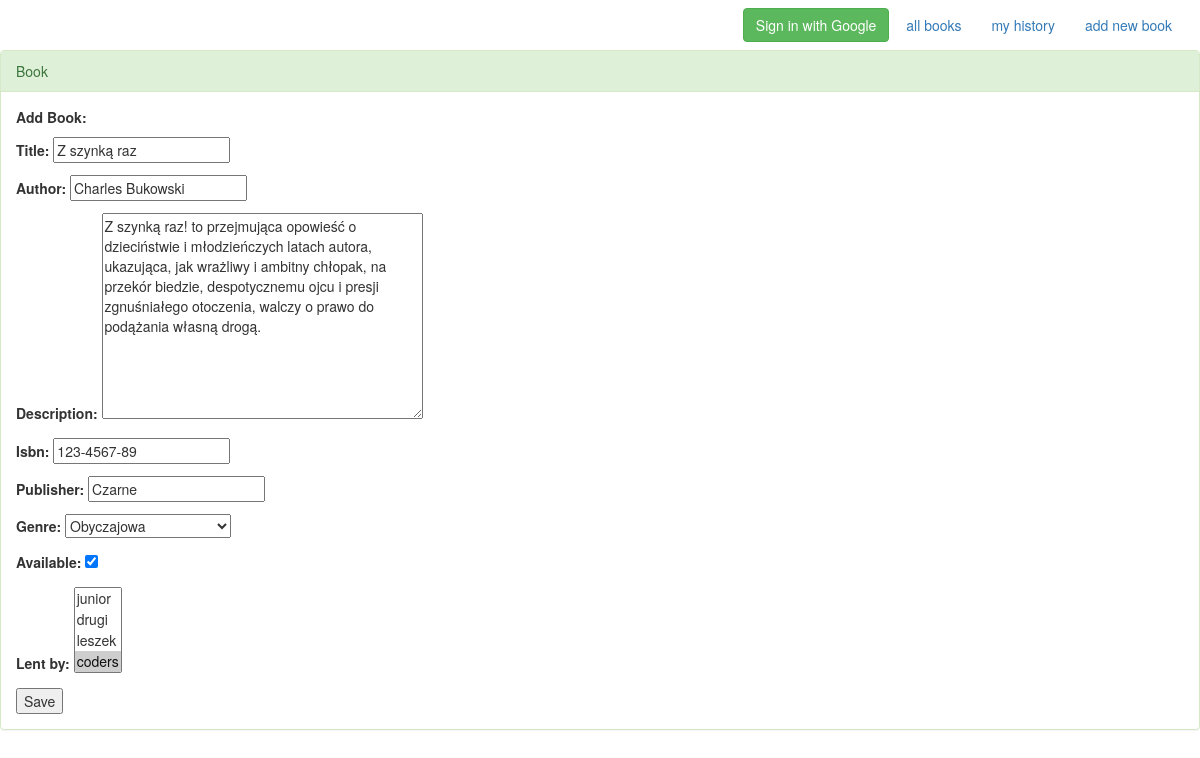
Page /book_edit/1 on the committed database.
### books/models.py (models this page shows, shortened)
class Book(models.Model):
    title = models.CharField(max_length=128)
    author = models.CharField(max_length=128)
    description = models.TextField(null=True, blank=True)
    isbn = models.CharField(max_length=17)
    publisher = models.CharField(max_length=128)
    genre = models.IntegerField(choices=GENRES)
    available = models.BooleanField(default=True)
    lent_by = models.ManyToManyField(User, through='Logs')

### books/views.py (the view)
# urls.py: url(r'^book_edit/(?P<pk>\d+)/?$', BookUpdateGeneric.as_view(), name='book-edit'),
class BookUpdateGeneric(UpdateView):
    model = Book
    fields = '__all__'
    success_url = '/all'

### books/templates/books/book_form.html (shortened to what this page needs)
{% extends 'books/base_template.html' %}
{% block content %}
    <div class="panel panel-success">
        <div class="panel-heading">
            Book
        </div>
        <div class="panel-body">
            <p><b>Add Book:</b></p>
            <div>
                <form action="" method="post">
                    {{ form.as_p }}
                    <input type="submit" value="Save">
                </form>
            </div>
        </div>
    </div>
{% endblock %}

### rows in the picture
Book: title "Z szynką raz", author "Charles Bukowski", description "Z szynką raz! to przejmująca opowieść o dzieciństwie i młodzieńczych latach autora, ukazująca, jak wrażliwy i ambitny chłopak, na przekór biedzie, despotycznemu ojcu i presji zgnuśniałego otoczenia, walczy o prawo do podążania własną drogą.", isbn "123-4567-89", publisher "Czarne", genre "Obyczajowa", available "☑"
